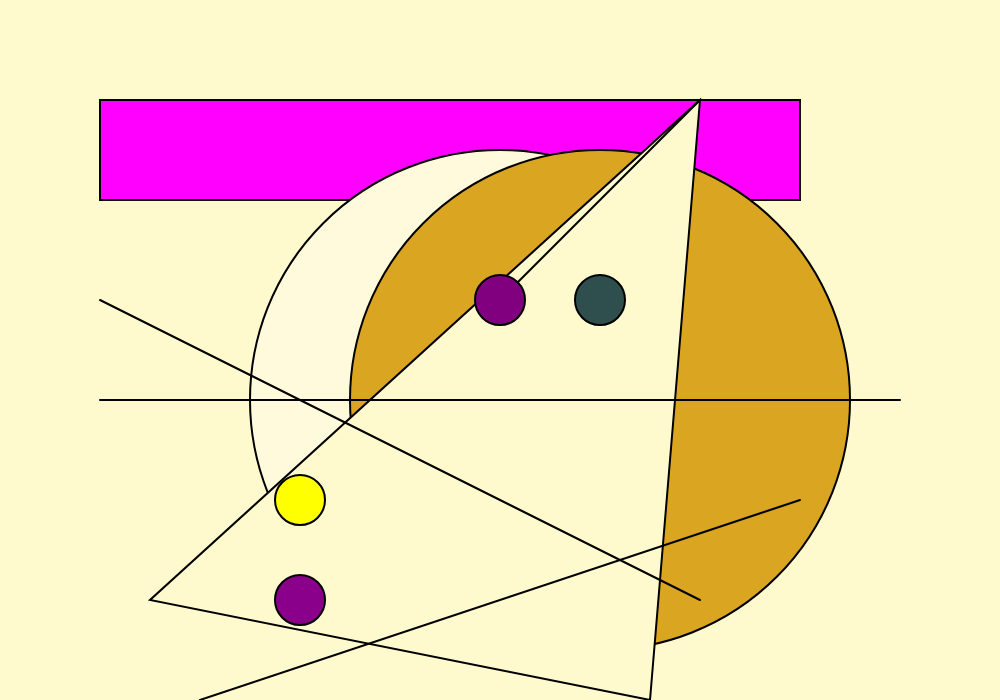
Frame 1 (no input)
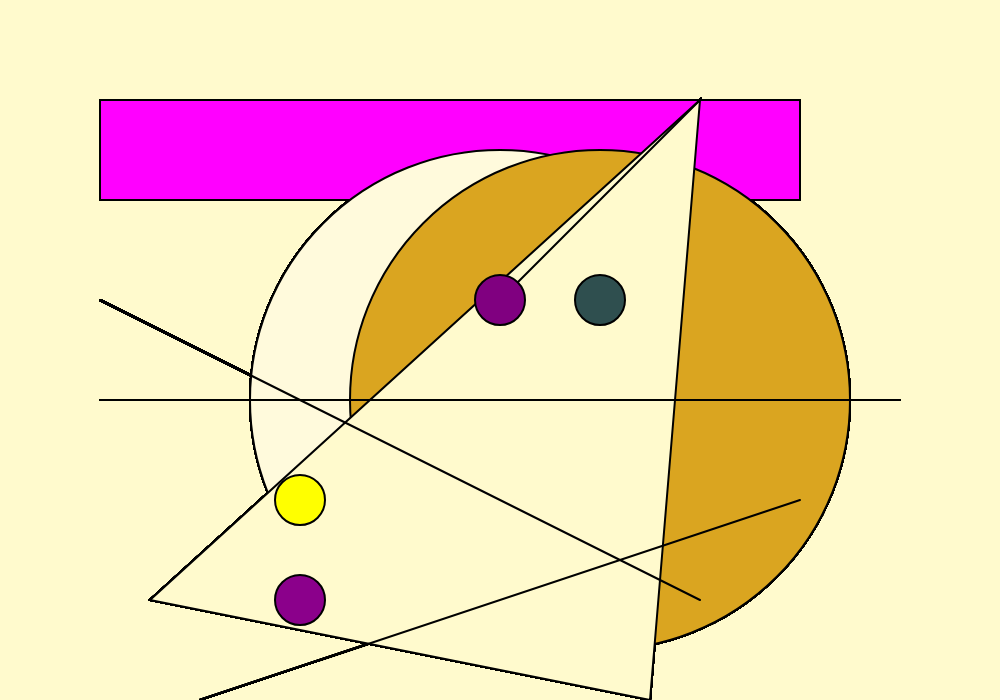
Frame 60 (no input)
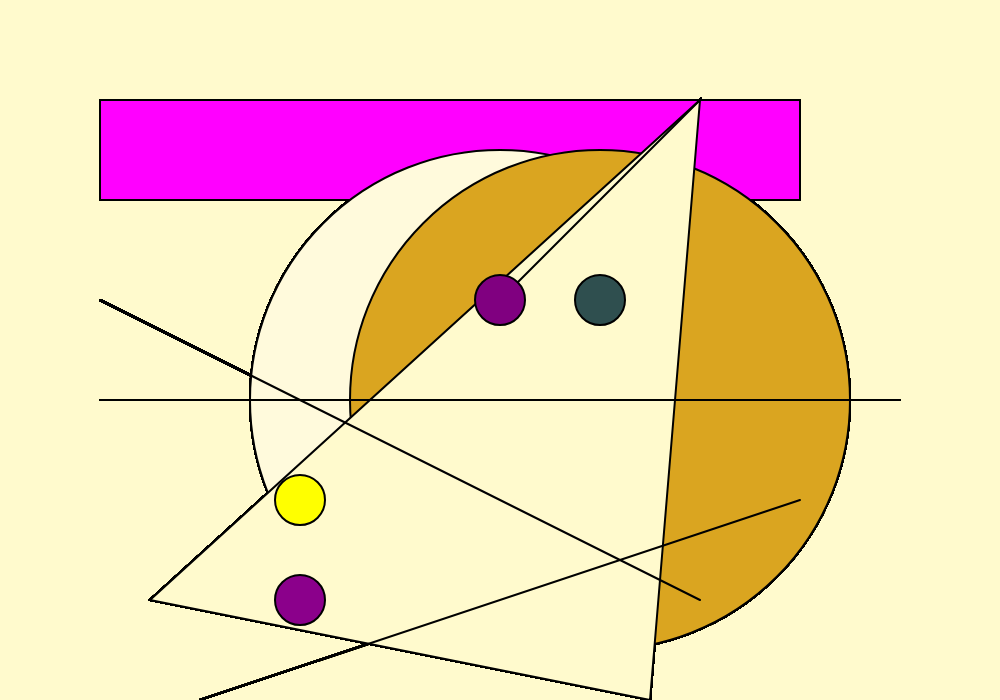
Frame 120 (the mouse pressed at the canvas centre since frame 60)

The p5.js sketch that drew these frames (run headless with seeded random() and noise() and a simulated clock; from frame 60 on, the mouse is pressed at the canvas centre):

// p5.js sketch
// ── sketch.js


function setup() {
    createCanvas(1000, 700);
	background(255, 250, 205);
}


function draw() {

	strokeWeight(2);
	stroke(0, 0, 0);
	// Треугольник
	fill(	255, 0, 255)
	rect(100,100,700,100)
	fill(255, 250, 220);
	ellipse(500, 400, 500, 500);
	fill(218, 165, 32);
	ellipse(600, 400, 500, 500);

	fill(255, 250, 205);
	triangle(700, 100, 650, 700, 150, 600);

	


	line(100, 300, 700, 600);
	line(200, 700, 800, 500);
	line(500, 300, 700, 100);
	line(100, 400, 900, 400);
  
	// Точка
	fill(255, 255, 0);
	ellipse(300, 500,50, 50);
	fill(47, 79, 79);
	ellipse(600, 300, 50, 50);
	fill(139, 0, 139);
	ellipse(300, 600, 50, 50);
	fill(128, 0, 128);
	ellipse(500, 300, 50, 50);
  }
